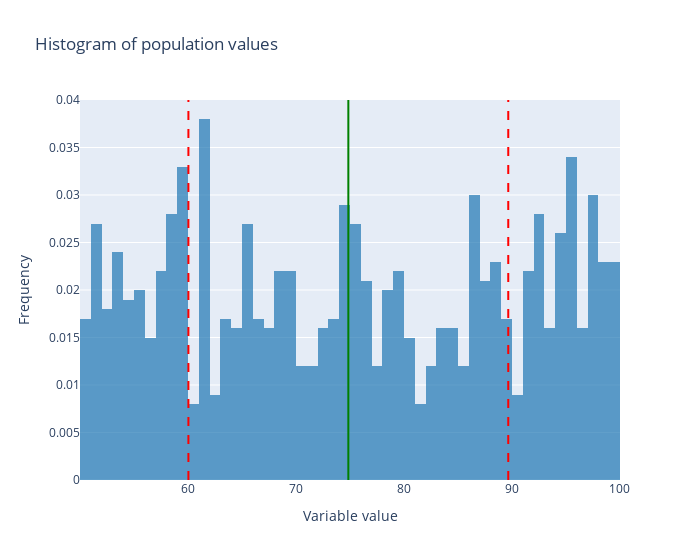

The notebook cell this image was saved under:
### Code cell
# Add a horizontal line to the plot at the mean and dashed lines for the standard deviation
fig.add_vline(x=mu, line_width=2, line_color='green')
fig.add_vline(x=mu - sigma, line_width=2, line_dash='dash', line_color='red')
fig.add_vline(x=mu + sigma, line_width=2, line_dash='dash', line_color='red')

fig.show()

### Figure 1 — Plotly figure (JSON) as saved in the notebook; plotly's stock layout.template omitted (floating-point values rounded to 4 significant figures; data arrays with more than 128 entries replaced by an {"elided": "..."} marker saying what was removed)
{"data": [{"autobinx": false, "histnorm": "probability density", "legendgroup": "Population", "marker": {"color": "rgb(31, 119, 180)"}, "name": "Population", "opacity": 0.7, "type": "histogram", "x": {"elided": "1000 float values"}, "xaxis": "x", "xbins": {"end": 99.86, "size": 1, "start": 50.02}, "yaxis": "y"}], "layout": {"barmode": "overlay", "hovermode": "closest", "legend": {"traceorder": "reversed"}, "shapes": [{"line": {"color": "green", "width": 2}, "type": "line", "x0": 74.87, "x1": 74.87, "xref": "x", "y0": 0, "y1": 1, "yref": "y domain"}, {"line": {"color": "red", "dash": "dash", "width": 2}, "type": "line", "x0": 60.06, "x1": 60.06, "xref": "x", "y0": 0, "y1": 1, "yref": "y domain"}, {"line": {"color": "red", "dash": "dash", "width": 2}, "type": "line", "x0": 89.68, "x1": 89.68, "xref": "x", "y0": 0, "y1": 1, "yref": "y domain"}], "title": {"text": "Histogram of population values"}, "width": 700, "xaxis": {"anchor": "y2", "domain": [0, 1], "title": {"text": "Variable value"}, "zeroline": false}, "yaxis": {"anchor": "free", "domain": [0, 1], "position": 0, "title": {"text": "Frequency"}}}}
